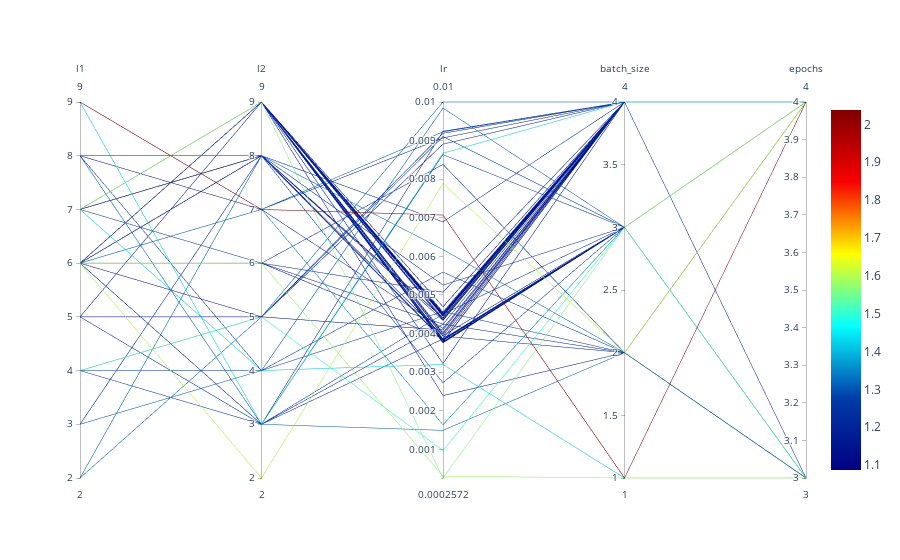

The notebook cell this image was saved under:
### Markdown cell above
## Parallel Coordinates Plot

### Code cell
spot_tuner.parallel_plot()
